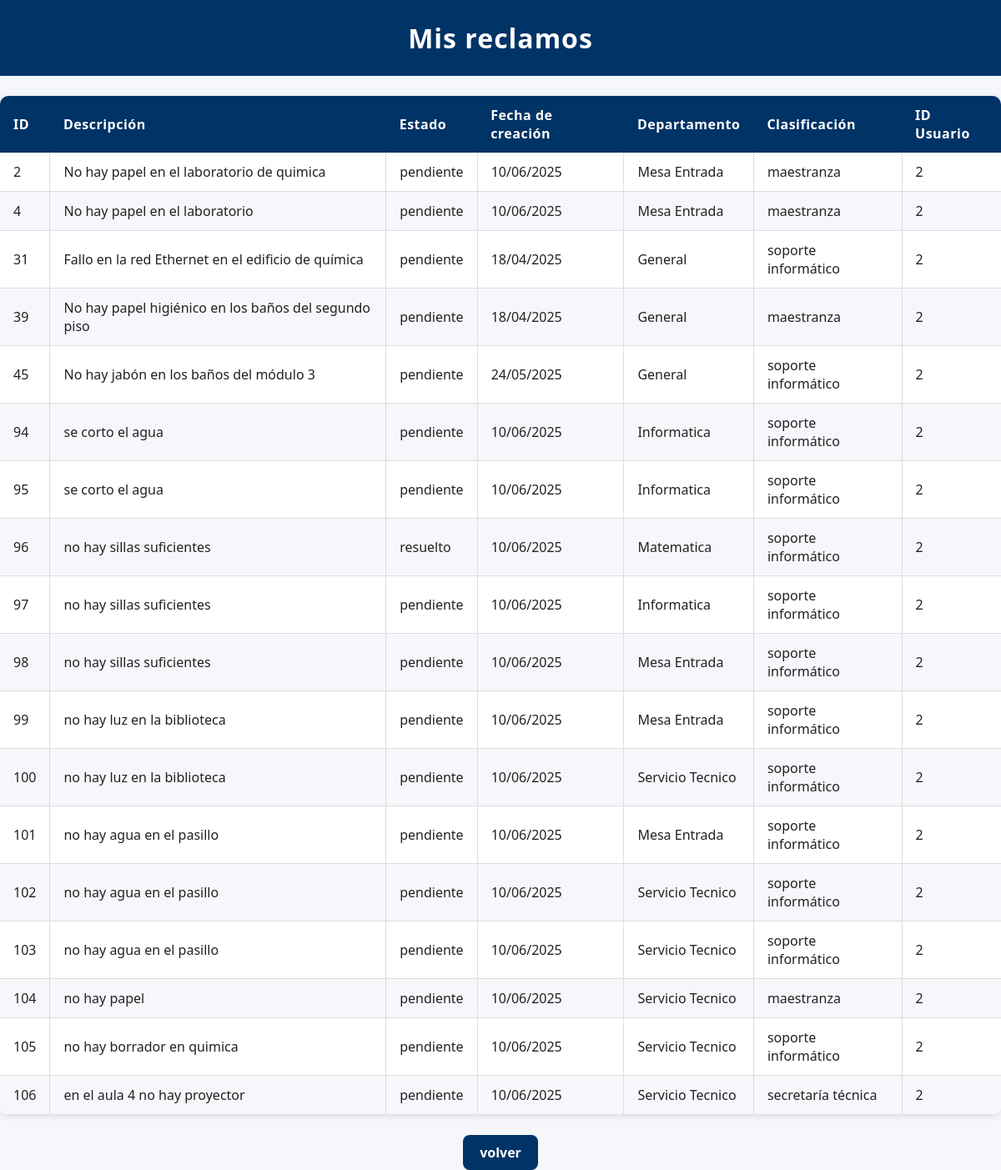
Before: /mis_reclamos (signed in) with the older database file.
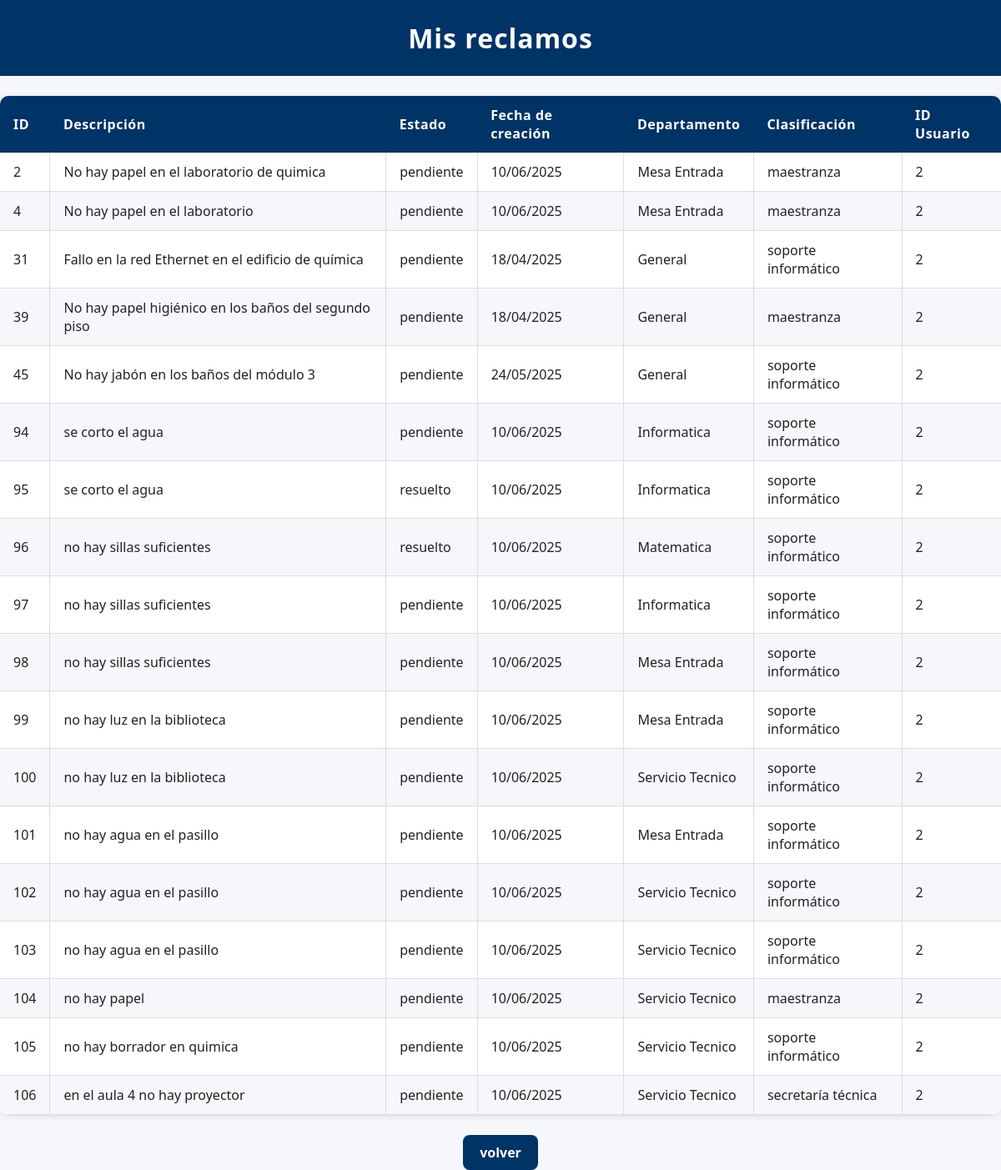
After: the same page with the newer database file.
### modules/modelos.py (models this page shows)
class Base(DeclarativeBase):
    pass

class ModeloReclamo(Base):
    __tablename__ = 'reclamos'
    id = Column(Integer, primary_key=True)
    estado = Column(String, default="pendiente")
    fecha_hora = Column(DateTime, default=datetime.utcnow)
    contenido = Column(String)
    usuario_id = Column(Integer, ForeignKey('usuarios.id'))
    departamento = Column(String)
    clasificacion = Column(String)
    cantidad_adherentes = Column(Integer, default=1) #Se contabiliza como adherente el usuario que crea el reclamo
    usuarios = relationship(
        "ModeloUsuario",
        secondary=usuarios_reclamos,
        back_populates="reclamos"
    )
    usuario = relationship("ModeloUsuario", foreign_keys=[usuario_id], backref="reclamos_creados")

### server.py (the view)
@app.route('/mis_reclamos')
@login_required
def mis_reclamos():
    reclamos = repo_reclamos.obtener_todos_los_registros(current_user.id)
    return render_template('mis_reclamos.html', usuario=current_user, reclamos=reclamos)

### modules/login.py (called while the page is built)
    @property
    def is_authenticated(self):
        return True

### modules/repositorio.py (called while the page is built)
    def obtener_registro_por_filtro(self, campo, valor, campo2=None, valor2=None):
        query = self.__session.query(ModeloUsuario).filter(getattr(ModeloUsuario, campo) == valor)
        if campo2 and valor2:
            query = query.filter(getattr(ModeloUsuario, campo2) == valor2)
        modelo = query.first()
        if modelo:
            return self.__map_modelo_a_entidad(modelo)
        return None

    def __map_modelo_a_entidad(self, modelo: ModeloUsuario):
        return Usuario(
            nombre=modelo.nombre,
            apellido=modelo.apellido,
            email=modelo.email,
            nombre_de_usuario=modelo.nombre_de_usuario,
            contraseña=modelo.contraseña,
            rol=modelo.rol,
            claustro=modelo.claustro,
            id=modelo.id
        )

    def obtener_todos_los_registros(self, usuario_id):
        return self.__session.query(ModeloReclamo).filter_by(usuario_id=usuario_id).all()

### modules/usuarios.py (called while the page is built)
    @property
    def nombre(self):
        return self.__nombre

    @nombre.setter
    def nombre(self, nuevo_nombre: str):
        if not isinstance(nuevo_nombre, str):
            raise ValueError("El nombre debe ser una cadena de texto")
        self.__nombre = nuevo_nombre

    @property
    def apellido(self):
        return self.__apellido

    @apellido.setter
    def apellido(self, nuevo_apellido: str):
        if not isinstance(nuevo_apellido, str):
            raise ValueError("El apellido debe ser una cadena de texto")
        self.__apellido = nuevo_apellido

    @property
    def email(self):
        return self.__email

    @email.setter
    def email(self, nuevo_email: str):
        if not isinstance(nuevo_email, str):
            raise ValueError("El email debe ser una cadena de texto")
        self.__email = nuevo_email

    @property
    def nombre_de_usuario(self):
        return self.__nombre_de_usuario

    @nombre_de_usuario.setter
    def nombre_de_usuario(self, nuevo_nombre_de_usuario: str):
        if not isinstance(nuevo_nombre_de_usuario, str):
            raise ValueError("El nombre de usuario debe ser una cadena de texto")
        self.__nombre_de_usuario = nuevo_nombre_de_usuario

    @property
    def contraseña(self):
        return self.__contraseña

    @contraseña.setter
    def contraseña(self, value):
        self.__contraseña = value

    @property
    def rol(self):
        return self.__rol

    @property
    def id(self):
        return self.__id

### templates/mis_reclamos.html (shortened to what this page needs)
<!DOCTYPE html>
<html lang="en">
<head>
    <link rel="stylesheet" href="{{ url_for('static', filename='style.css') }}">
</head>
<body>
    <h1>Mis reclamos</h1>
    <table>
        <thead>
            <tr>
                <th>ID</th>
                <th>Descripción</th>
                <th>Estado</th>
                <th>Fecha de creación</th>
                <th>Departamento</th>
                <th>Clasificación</th>
                <th>ID Usuario</th>
            </tr>
        </thead>
        <tbody>
            {% for reclamo in reclamos %}
            <tr>
                <td>{{ reclamo.id }}</td>
                <td>{{ reclamo.contenido }}</td>
                <td>{{ reclamo.estado }}</td>
                <td>{{ reclamo.fecha_hora.strftime('%d/%m/%Y') }}</td>
                <td>{{ reclamo.departamento }}</td>
                <td>{{ reclamo.clasificacion }}</td>
                <td>{{ reclamo.usuario_id }}</td>
            </tr>
            {% endfor %}
        </tbody>
    </table>
    <div style="text-align:center;">
        <a href="{{ url_for('inicio') }}" class="enlace-boton">volver</a>
    </div>
</body>
</html>

### static/style.css (style rules this page uses)
html, body { font-family: 'Segoe UI', Arial, sans-serif; background-color: #f5f7fa; color: #222; margin: 0; padding: 0; height: 100%; }
h1 { background-color: #003366; color: #fff; margin: 0; padding: 24px 0; text-align: center; letter-spacing: 1px; }
table { width: 100%; border-collapse: collapse; margin: 24px 0; font-family: 'Segoe UI', Arial, sans-serif; font-size: 1em; color: #222; box-shadow: 0 2px 8px rgba(0,0,0,0.1); border-radius: 10px; overflow: hidden; background: #fff; }
thead { background-color: #003366; color: #fff; text-align: left; }
thead th { padding: 12px 16px; font-weight: bold; letter-spacing: 0.5px; }
tbody tr { border-bottom: 1px solid #ddd; }
tbody tr:nth-child(even) { background-color: #f5f7fa; }
tbody td { padding: 12px 16px; vertical-align: middle; border-left: 1px solid #ddd; }
tbody td:first-child { border-left: none; }
a { position: relative; color: #003366; font-weight: 600; text-decoration: none; cursor: pointer; transition: color 0.3s ease; }
a::after { content: ''; position: absolute; width: 0; height: 2px; left: 0; bottom: -3px; background-color: #00509e; transition: width 0.3s ease; border-radius: 2px; }
a.enlace-boton { display: inline-block; padding: 10px 20px; background-color: #003366; color: #fff; border-radius: 8px; text-decoration: none; font-weight: bold; }

Changed rows visible on the page:
changed ModeloReclamo id 95: estado "pendiente" → "resuelto"
